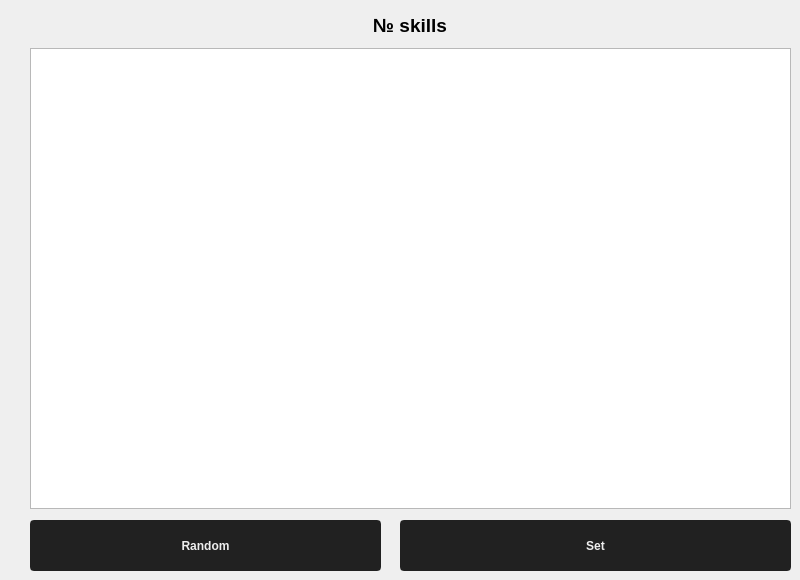
    <widget class="QWidget" name="skill_stuff_page">
     <widget class="QPushButton" name="set_skill_stuff">
      <property name="geometry">
       <rect>
        <x>400</x>
        <y>520</y>
        <width>391</width>
        <height>51</height>
       </rect>
      </property>
      <property name="font">
       <font>
        <weight>75</weight>
        <bold>true</bold>
       </font>
      </property>
      <property name="styleSheet">
       <string notr="true">QPushButton:hover{
        background-color: #0D7377;

		color: #EEEEEE;
	 border: 2px solid rgb(33, 33, 33); ;
     border-radius: 4px;

}

QPushButton {
    



    background-color: rgb(33, 33, 33);

	color: #EEEEEE;
	 border: 2px solid rgb(33, 33, 33); ;
     border-radius: 4px;
}




QPushButton:pressed {
       
 border: 2px solid #EEEEEE;
     border-radius: 2px;

}</string>
      </property>
      <property name="text">
       <string>Set</string>
      </property>
     </widget>
     <widget class="QTableWidget" name="tableWidget_2">
      <property name="geometry">
       <rect>
        <x>30</x>
        <y>48</y>
        <width>761</width>
        <height>461</height>
       </rect>
      </property>
      <property name="styleSheet">
       <string notr="true">
QTableWidget QTableCornerButton::section {
    background-color: rgb(33, 33, 33);
    border: 1px solid rgb(33, 33, 33);
}

QScrollBar:vertical {
     border: 2px solid rgb(33, 33, 33);
 	 border-radius: 4px;
     background:  rgb(238, 238, 238);
	

 }

QScrollBar::handle:vertical {
     background: rgb(33, 33, 33);

 }


QScrollBar::add-line:vertical {
     border: 1px solid rgb(33, 33, 33);
     background: rgb(33, 33, 33);

 }

 QScrollBar::sub-line:vertical {
     border: 1px solid rgb(33, 33, 33);
     background: rgb(33, 33, 33);
 }


QScrollBar::handle:horizontal {
     background: rgb(33, 33, 33);

 }


QScrollBar::add-line:horizontal {
     border: 1px solid rgb(33, 33, 33);
     background: rgb(33, 33, 33);

 }

 QScrollBar::sub-line:horizontal {
     border: 1px solid rgb(33, 33, 33);
     background: rgb(33, 33, 33);
 }</string>
      </property>
     </widget>
     <widget class="QPushButton" name="Random_stuff">
      <property name="geometry">
       <rect>
        <x>30</x>
        <y>520</y>
        <width>351</width>
        <height>51</height>
       </rect>
      </property>
      <property name="font">
       <font>
        <weight>75</weight>
        <bold>true</bold>
       </font>
      </property>
      <property name="styleSheet">
       <string notr="true">QPushButton:hover{
        background-color: #0D7377;

		color: #EEEEEE;
	 border: 2px solid rgb(33, 33, 33); ;
     border-radius: 4px;

}

QPushButton {
    



    background-color: rgb(33, 33, 33);

	color: #EEEEEE;
	 border: 2px solid rgb(33, 33, 33); ;
     border-radius: 4px;
}




QPushButton:pressed {
       
 border: 2px solid #EEEEEE;
     border-radius: 2px;

}</string>
      </property>
      <property name="text">
       <string>Random</string>
      </property>
     </widget>
     <widget class="QWidget" name="verticalLayoutWidget_3">
      <property name="geometry">
       <rect>
        <x>30</x>
        <y>10</y>
        <width>761</width>
        <height>31</height>
       </rect>
      </property>
      <layout class="QVBoxLayout" name="verticalLayout_11">
       <item alignment="Qt::AlignHCenter">
        <widget class="QLabel" name="label_14">
         <property name="font">
          <font>
           <family>MS Shell Dlg 2</family>
           <pointsize>14</pointsize>
           <weight>75</weight>
           <bold>true</bold>
          </font>
         </property>
         <property name="text">
          <string>№ skills</string>
         </property>
        </widget>
       </item>
      </layout>
     </widget>
    </widget>
